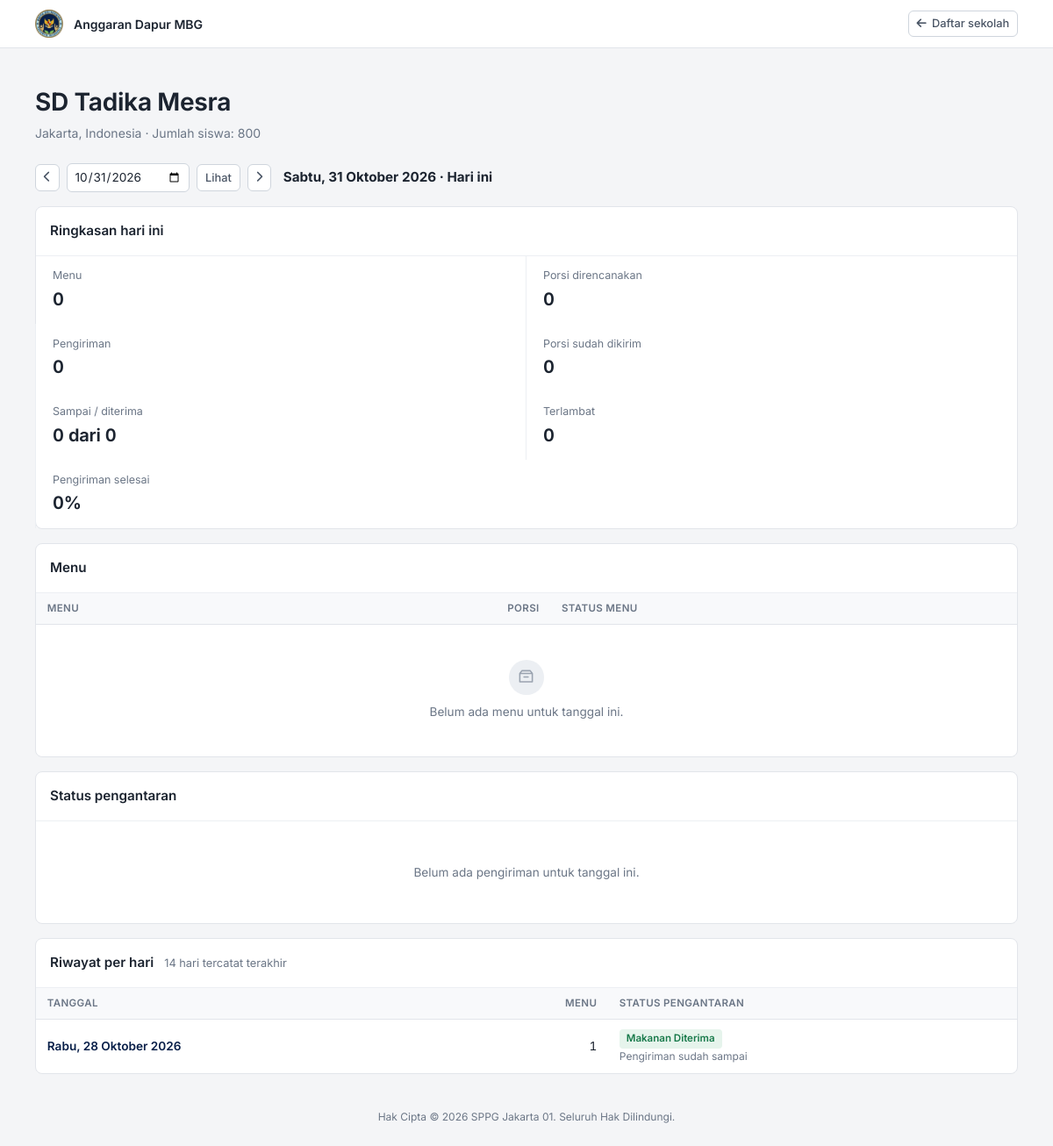
The page /sekolah/2 on the database its author committed.
### tables this page shows
CREATE TABLE `schools` (
  `id` int(10) UNSIGNED NOT NULL,
  `name` varchar(150) NOT NULL,
  `address` text NOT NULL,
  `whatsapp` varchar(20) NOT NULL,
  `daily_portions` int(10) UNSIGNED NOT NULL DEFAULT 0,
  `status` enum('active','inactive') NOT NULL DEFAULT 'active',
  `created_at` timestamp NOT NULL DEFAULT current_timestamp(),
  `updated_at` timestamp NOT NULL DEFAULT current_timestamp() ON UPDATE current_timestamp()
);

### app/Controllers/HomeController.php (called while the page is built, shortened)
<?php
class HomeController {
    private function maintenance(): void { maintenance_guard(); }
    function school(string $id): void {
        $this->maintenance();
        $sc = DB::one("SELECT id,name,address,daily_portions FROM schools WHERE id=? AND status='active'", [(int)$id]);
        $date = (string)($_GET['date'] ?? '');
        $valid = preg_match('/^(\d{4})-(\d{2})-(\d{2})$/', $date, $m) && checkdate((int)$m[2], (int)$m[3], (int)$m[1]);
        if (!$valid) $date = date('Y-m-d');
        $isToday = $date === date('Y-m-d');
        $menus = DB::all('SELECT * FROM school_menus WHERE school_id=? AND delivery_date=? ORDER BY id', [$sc['id'], $date]);
        $deliveries = DB::all('SELECT d.*, m.name menu_name FROM deliveries d JOIN school_menus m ON m.id=d.menu_id WHERE d.school_id=? AND d.delivery_date=? ORDER BY d.id', [$sc['id'], $date]);
        $day = ['deliveries' => count($deliveries), 'portions' => 0, 'sent' => 0, 'completed' => 0, 'late' => 0, 'planned' => 0];
        $day['percent'] = $day['deliveries'] ? (int)round($day['completed'] * 100 / $day['deliveries']) : 0;
        $dates = array_column(DB::all('SELECT dt FROM (SELECT delivery_date dt FROM school_menus WHERE school_id=? UNION SELECT delivery_date FROM deliveries WHERE school_id=?) x ORDER BY dt DESC LIMIT 14', [$sc['id'], $sc['id']]), 'dt');
        $days = [];
        if ($dates) {
            $in = implode(',', array_fill(0, count($dates), '?'));
            $mc = DB::pairs("SELECT delivery_date, COUNT(*) FROM school_menus WHERE school_id=? AND delivery_date IN ($in) GROUP BY delivery_date", [$sc['id'], ...$dates]);
            $ds = []; foreach (DB::all("SELECT delivery_date dt, status FROM deliveries WHERE school_id=? AND delivery_date IN ($in)", [$sc['id'], ...$dates]) as $r) $ds[$r['dt']][] = $r['status'];
            foreach ($dates as $dt) $days[] = ['date' => $dt, 'menus' => (int)($mc[$dt] ?? 0), 'statuses' => $ds[$dt] ?? []];
        }
        render('home/school', [
            'sc' => $sc, 'date' => $date, 'isToday' => $isToday, 'menus' => $menus, 'deliveries' => $deliveries, 'day' => $day, 'days' => $days,
            'prev' => date('Y-m-d', strtotime($date . ' -1 day')), 'next' => date('Y-m-d', strtotime($date . ' +1 day')),
            'title' => $sc['name'],
        ], 'layouts/plain');
    }
}

### app/bootstrap.php (called while the page is built, shortened)
<?php
require ROOT . '/app/helpers.php';
spl_autoload_register(function (string $c) {
    foreach (['Core', 'Controllers'] as $d) {
        $f = ROOT . "/app/$d/$c.php";
        if (is_file($f)) { require $f; return; }
    }
});
$router = new Router();
$router->dispatch($_SERVER['REQUEST_METHOD'] ?? 'GET', request_path());

### public/index.php (called while the page is built, shortened)
<?php
require ROOT . '/app/bootstrap.php';

### app/Core/DB.php (called while the page is built, shortened)
<?php
class DB {
    private static ?PDO $pdo = null;
    static function pdo(): PDO {
        if (!self::$pdo) {
            $dsn = sprintf('mysql:host=%s;port=%s;dbname=%s;charset=utf8mb4',
                env('DB_HOST', '127.0.0.1'), env('DB_PORT', '3306'), env('DB_NAME', 'company_management'));
            self::$pdo = new PDO($dsn, env('DB_USER', 'root'), env('DB_PASS', ''), [
                PDO::ATTR_ERRMODE => PDO::ERRMODE_EXCEPTION,
                PDO::ATTR_DEFAULT_FETCH_MODE => PDO::FETCH_ASSOC,
                PDO::ATTR_EMULATE_PREPARES => false,
            ]);
            self::$pdo->exec("SET time_zone = '+07:00'");
        }
        return self::$pdo;
    }
    static function q(string $sql, array $p = []): PDOStatement { $s = self::pdo()->prepare($sql); $s->execute($p); return $s; }
    static function all(string $sql, array $p = []): array { return self::q($sql, $p)->fetchAll(); }
    static function one(string $sql, array $p = []): ?array { $r = self::q($sql, $p)->fetch(); return $r ?: null; }
    static function pairs(string $sql, array $p = []): array { return self::q($sql, $p)->fetchAll(PDO::FETCH_KEY_PAIR); }
}

### resources/views/home/school.php (the view, shortened to what this page needs)
<?php $states = delivery_states(); $steps = array_keys($states); ?>
<header class="pub-head">
  <div class="pub-head-in">
    <?php if (setting('logo')): ?><img src="<?= e(url(setting('logo'))) ?>" alt=""><?php else: ?><span class="mark"><i class="fa-solid fa-building"></i></span><?php endif; ?>
    <div class="u-grow" style="font-weight:600"><?= e(setting('site_name')) ?></div>
    <a class="btn btn-ghost btn-sm" href="<?= e(url('/#daftar-sekolah')) ?>"><i class="fa-solid fa-arrow-left"></i> Daftar sekolah</a>
  </div>
</header>
<main class="pub-main">
  <h1><?= e($sc['name']) ?></h1>
  <p class="lead"><?= e($sc['address']) ?> · Jumlah siswa: <?= num($sc['daily_portions']) ?></p>
  <form class="pub-datebar" method="get" action="<?= e(url('/sekolah/' . $sc['id'])) ?>">
    <a class="btn btn-ghost btn-sm" href="?date=<?= e($prev) ?>" aria-label="Hari sebelumnya"><i class="fa-solid fa-chevron-left"></i></a>
    <input class="input input-sm input-auto" type="date" name="date" value="<?= e($date) ?>" aria-label="Pilih tanggal">
    <button class="btn btn-ghost btn-sm">Lihat</button>
    <a class="btn btn-ghost btn-sm" href="?date=<?= e($next) ?>" aria-label="Hari berikutnya"><i class="fa-solid fa-chevron-right"></i></a>
    <strong class="pub-datebar-label"><?= e(tgl_panjang($date)) ?><?= $isToday ? ' · Hari ini' : '' ?></strong>
  </form>
  <section class="panel panel-flush u-mb">
    <div class="panel-head"><h2 class="panel-title"><?= $isToday ? 'Ringkasan hari ini' : 'Ringkasan tanggal ini' ?></h2></div>
    <div class="metrics plain">
      <?= stat_card('', 'Menu', num(count($menus))) ?>
      <?= stat_card('', 'Porsi direncanakan', num($day['planned'])) ?>
      <?= stat_card('', 'Pengiriman', num($day['deliveries'])) ?>
      <?= stat_card('', 'Porsi sudah dikirim', num($day['sent'])) ?>
      <?= stat_card('', 'Sampai / diterima', num($day['completed']) . ' dari ' . num($day['deliveries'])) ?>
      <?= stat_card('', 'Terlambat', num($day['late']), '#b3261e', $day['late'] > 0) ?>
      <?= stat_card('', 'Pengiriman selesai', $day['percent'] . '%') ?>
    </div>
  </section>
  <section class="panel panel-flush u-mb">
    <div class="panel-head"><h2 class="panel-title">Menu</h2></div>
    <div class="table-wrap"><table class="tbl"><thead><tr><th>Menu</th><th class="num">Porsi</th><th>Status menu</th></tr></thead><tbody>
      <?php foreach ($menus as $mn): ?>
      <tr><td><strong><?= e($mn['name']) ?></strong><?php if ($mn['description']): ?><span class="sub"><?= e($mn['description']) ?></span><?php endif; ?></td><td class="num"><?= num($mn['portions']) ?></td><td><?= e(menu_status_label($mn['status'])) ?></td></tr>
      <?php endforeach; if (!$menus): ?><tr><td class="empty" colspan="3">Belum ada menu untuk tanggal ini.</td></tr><?php endif; ?>
    </tbody></table></div>
  </section>
  <section class="panel panel-flush u-mb">
    <div class="panel-head"><h2 class="panel-title">Status pengantaran</h2></div>
    <div class="panel-body pub-deliveries">
      <?php foreach ($deliveries as $d): $cur = (int)array_search($d['status'], $steps, true); ?>
      <article class="pub-delivery">
        <div class="pub-delivery-head">
          <div><strong><?= e($d['menu_name']) ?></strong><span class="u-muted u-small"> · <?= num($d['portions']) ?> porsi</span></div>
          <div><?= delivery_badge($d['status']) ?><?php if ($d['late']): ?> <span class="badge badge-red">Terlambat</span><?php endif; ?></div>
        </div>
        <ol class="pub-steps">
          <?php foreach ($steps as $i => $key): ?><li class="<?= $i < $cur ? 'done' : ($i === $cur ? 'now' : '') ?>"><span><?= e($states[$key]) ?></span></li><?php endforeach; ?>
        </ol>
        <div class="pub-times">
          <div><span class="u-muted">Estimasi tiba</span><b><?= $d['eta_arrival'] ? e(dmyhi($d['eta_arrival'])) : 'Estimasi belum tersedia' ?></b></div>
          <div><span class="u-muted">Aktual tiba</span><b><?= $d['arrived_at'] ? e(dmyhi($d['arrived_at'])) : 'Belum tiba' ?></b></div>
          <div><span class="u-muted">Aktual diterima</span><b><?= $d['received_at'] ? e(dmyhi($d['received_at'])) : 'Belum diterima' ?></b></div>
        </div>
        <?php if ($d['history']): ?>
        <div class="dist-timeline">
          <?php foreach ($d['history'] as $h): ?><div class="dist-timeline-item"><b><?= e($states[$h['status']] ?? $h['status']) ?></b><span><?= e(dmyhi($h['changed_at'])) ?></span><?php if ($h['note']): ?><small><?= e($h['note']) ?></small><?php endif; ?></div><?php endforeach; ?>
        </div>
        <?php endif; ?>
        <?php if ($d['notes']): ?><p class="u-small u-muted" style="margin:.6rem 0 0">Catatan: <?= e($d['notes']) ?></p><?php endif; ?>
      </article>
      <?php endforeach; if (!$deliveries): ?><p class="empty-note">Belum ada pengiriman untuk tanggal ini.</p><?php endif; ?>
    </div>
  </section>
  <section class="panel panel-flush">
    <div class="panel-head"><h2 class="panel-title">Riwayat per hari</h2><span class="panel-sub">14 hari tercatat terakhir</span></div>
    <div class="table-wrap"><table class="tbl"><thead><tr><th>Tanggal</th><th class="num">Menu</th><th>Status pengantaran</th></tr></thead><tbody>
      <?php foreach ($days as $r): ?>
      <tr<?= $r['date'] === $date ? ' class="pub-row-on"' : '' ?>><td><a class="school-name" href="?date=<?= e($r['date']) ?>"><?= e(tgl_panjang($r['date'])) ?></a></td><td class="num"><?= num($r['menus']) ?></td><td><?= delivery_day_summary($r['statuses']) ?></td></tr>
      <?php endforeach; if (!$days): ?><tr><td class="empty" colspan="3">Belum ada data menu atau pengantaran.</td></tr><?php endif; ?>
    </tbody></table></div>
  </section>
</main>
<footer class="pub-foot"><?= e(setting('footer_text')) ?></footer>

### app/Core/Router.php (shortened to what this page needs)
<?php
class Router {
    private array $routes = [];
    function add(string $m, string $path, array $h, ?string $perm = null, bool $public = false): void {
        $this->routes[] = compact('m', 're', 'h', 'perm', 'public');
    }
    function dispatch(string $method, string $path): void {
        foreach ($this->routes as $r) {
            if (!preg_match($r['re'], $path, $mt)) continue;
            array_shift($mt);
            $mt = array_map('urldecode', $mt);
            [$cls, $fn] = $r['h'];
            (new $cls())->$fn(...$mt);
            return;
        }
    }
}

### public/assets/css/app.css (style rules this page uses)
*,:after,:before { --tw-border-spacing-x:0;--tw-border-spacing-y:0;--tw-translate-x:0;--tw-translate-y:0;--tw-rotate:0;--tw-skew-x:0;--tw-skew-y:0;--tw-scale-x:1;--tw-scale-y:1;--tw-pan-x: ;--tw-pan-y: ;--tw-pinch-zoom: ;--tw-scroll-snap-strictness:proximity;--tw-gradient-from-position: ;--tw-gradient-via-position: ;--tw-gradient-to-position: ;--tw-ordinal: ;--tw-slashed-zero: ;--tw-numeric-figure: ;--tw-numeric-spacing: ;--tw-numeric-fraction: ;--tw-ring-inset: ;--tw-ring-offset-width:0px;--tw-ring-offset-color:#fff;--tw-ring-color:rgba(59,130,246,.5);--tw-ring-offset-shadow:0 0 #0000;--tw-ring-shadow:0 0 #0000;--tw-shadow:0 0 #0000;--tw-shadow-colored:0 0 #0000;--tw-blur: ;--tw-brightness: ;--tw-contrast: ;--tw-grayscale: ;--tw-hue-rotate: ;--tw-invert: ;--tw-saturate: ;--tw-sepia: ;--tw-drop-shadow: ;--tw-backdrop-blur: ;--tw-backdrop-brightness: ;--tw-backdrop-contrast: ;--tw-backdrop-grayscale: ;--tw-backdrop-hue-rotate: ;--tw-backdrop-invert: ;--tw-backdrop-opacity: ;--tw-backdrop-saturate: ;--tw-backdrop-sepia: ;--tw-contain-size: ;--tw-contain-layout: ;--tw-contain-paint: ;--tw-contain-style: }
*,:after,:before { box-sizing:border-box;border:0 solid #e5e7eb }
:after,:before { --tw-content:"" }
:host,html { line-height:1.5;-webkit-text-size-adjust:100%;-moz-tab-size:4;-o-tab-size:4;tab-size:4;font-family:ui-sans-serif,system-ui,sans-serif,Apple Color Emoji,Segoe UI Emoji,Segoe UI Symbol,Noto Color Emoji;font-feature-settings:normal;font-variation-settings:normal;-webkit-tap-highlight-color:transparent }
body { margin:0;line-height:inherit }
h1,h2,h3,h4,h5,h6 { font-size:inherit;font-weight:inherit }
a { color:inherit;text-decoration:inherit }
b,strong { font-weight:bolder }
table { text-indent:0;border-color:inherit;border-collapse:collapse }
button,input,optgroup,select,textarea { font-family:inherit;font-feature-settings:inherit;font-variation-settings:inherit;font-size:100%;font-weight:inherit;line-height:inherit;letter-spacing:inherit;color:inherit;margin:0;padding:0 }
button,select { text-transform:none }
button,input:where([type=button]),input:where([type=reset]),input:where([type=submit]) { -webkit-appearance:button;background-color:transparent;background-image:none }
blockquote,dd,dl,figure,h1,h2,h3,h4,h5,h6,hr,p,pre { margin:0 }
input::placeholder,textarea::placeholder { opacity:1;color:#9ca3af }
[role=button],button { cursor:pointer }
audio,canvas,embed,iframe,img,object,svg,video { display:block;vertical-align:middle }
img,video { max-width:100%;height:auto }

### rows shown on the page
schools: name "SD Tadika Mesra", address "Jakarta, Indonesia", daily_portions "800"

### other values the page prints
setting('site_name') "Anggaran Dapur MBG"
$label "Menu Porsi direncanakan Pengiriman Porsi sudah dikirim Sampai / diterima Terlambat Pengiriman selesai"
$value "0 0 0 0 0 dari 0 0 0%"
tgl_panjang($r['date']) "Rabu, 28 Oktober 2026"
num($r['menus']) "1"
setting('footer_text') "Hak Cipta © 2026 SPPG Jakarta 01. Seluruh Hak Dilindungi."
